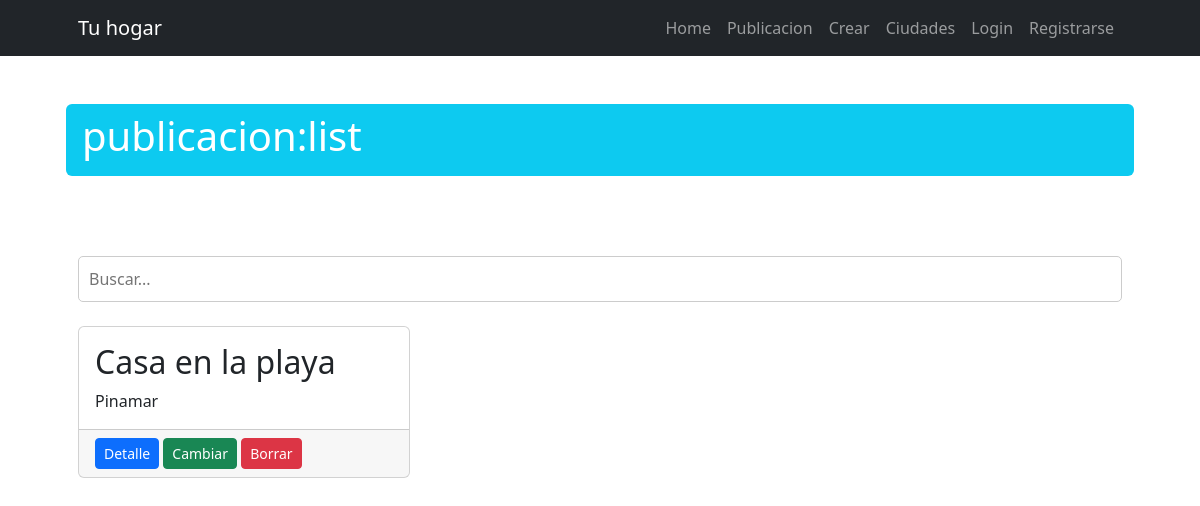
Page /publicacion/list/ on the earlier database version.
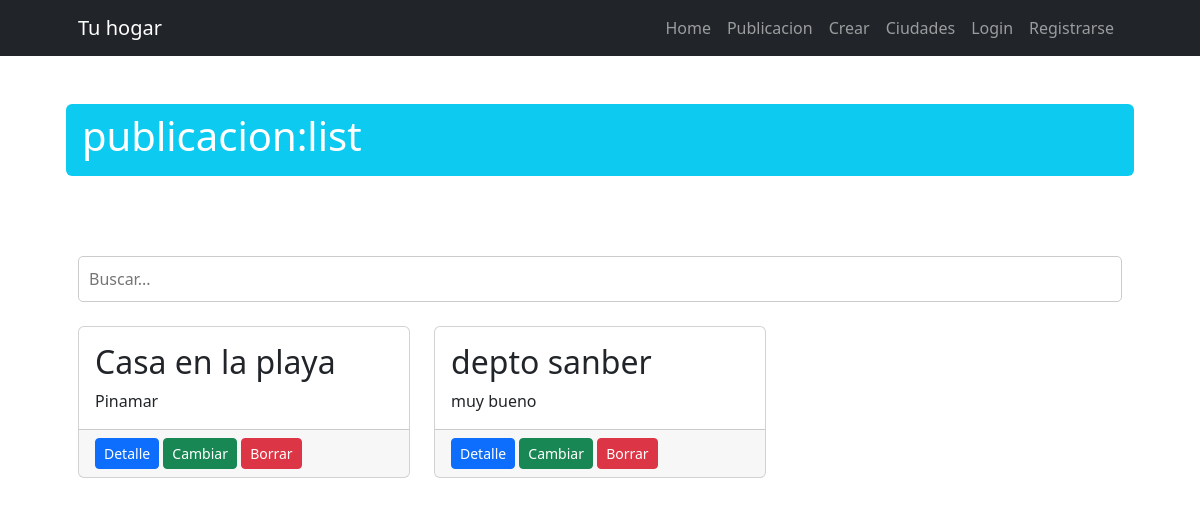
Same page on the later database version.
### publicacion/models.py (models this page shows, shortened)
class Publicacion(models.Model):
    nombre = models.CharField(max_length=200)
    descripcion = models.CharField(max_length=600)
    ciudad = models.ForeignKey(Ciudad, on_delete=models.SET_NULL, null=True, blank=True)
    class Meta:
        verbose_name = "Publicación"
        verbose_name_plural = "Publicaciones"

### publicacion/views.py (the view)
# urls.py: path("list/", views.PublicacionList.as_view(), name="publicacion_list"),
class PublicacionList(ListView):
    model = models.Publicacion
    def get_queryset(self) -> QuerySet:
        if self.request.GET.get("consulta"):
            consulta = self.request.GET.get("consulta")
            object_list = models.Publicacion.objects.filter(nombre__icontains=consulta)
        else:
            object_list = models.Publicacion.objects.all()
        return object_list

### publicacion/templates/publicacion/publicacion_list.html (shortened to what this page needs)
{% extends 'core/base.html' %}
{% block titulo %}
    publicacion:list
{% endblock titulo %}
{% block contenido %}
    <div class="py-lg-4">
        <form action="{% url 'publicacion:publicacion_list' %}" method="get" class="form-busqueda">
            <input type="text" name="consulta" placeholder="Buscar..." class="input-busqueda">
        </form>
    </div>
    <div class="row row-cols-1 row-cols-md-2">
        {% for publicacion in object_list %}
            <div class="col-md-4 mb-5">
                <div class="card h-100">
                    <div class="card-body">
                        <h2 class="card-title">{{ publicacion.nombre }}</h2>
                        <p class="card-text">{{ publicacion.descripcion }}</p>
                    </div>
                    <div class="card-footer">
                        <a class="btn btn-primary btn-sm" href="{% url 'publicacion:publicacion_detail' publicacion.id %}">Detalle</a>
                        <a class="btn btn-success btn-sm" href="{% url 'publicacion:publicacion_update' publicacion.id %}">Cambiar</a>
                        <a class="btn btn-danger  btn-sm" href="{% url 'publicacion:publicacion_delete' publicacion.id %}">Borrar</a>
                    </div>
                </div>
            </div>
        {% endfor %}
    </div>
{% endblock contenido %}

Differences in the rows shown:
added Publicacion: nombre "depto sanber", descripcion "muy bueno"
